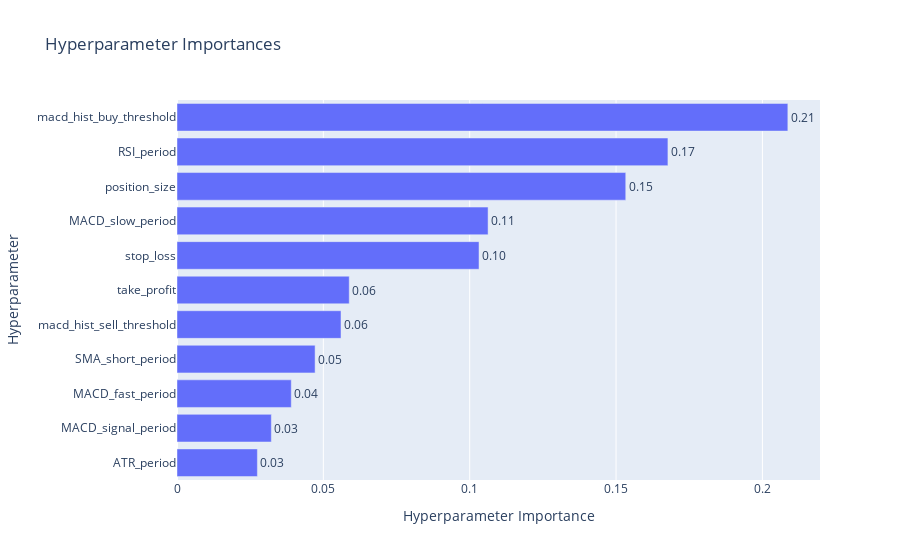

Notebook code for this chart:
### Code cell
opt.analyze_parameter_importance()
useless_params = opt.get_useless_parameters(threshold=0.01)
opt.plot_importance()  # Graphique interactif

### Figure 1 — Plotly figure (JSON) as saved in the notebook; plotly's stock layout.template omitted (floating-point values rounded to 4 significant figures)
{"data": [{"cliponaxis": false, "hovertemplate": ["ATR_period (IntDistribution): 0.027465965978794197<extra></extra>", "MACD_signal_period (IntDistribution): 0.032229461141135<extra></extra>", "MACD_fast_period (IntDistribution): 0.039040855876854<extra></extra>", "SMA_short_period (IntDistribution): 0.0471818569743828<extra></extra>", "macd_hist_sell_threshold (FloatDistribution): 0.05603293887782751<extra></extra>", "take_profit (FloatDistribution): 0.05884641137868435<extra></extra>", "stop_loss (FloatDistribution): 0.10318549522829455<extra></extra>", "MACD_slow_period (IntDistribution): 0.1062804079643874<extra></extra>", "position_size (FloatDistribution): 0.1533185937129636<extra></extra>", "RSI_period (IntDistribution): 0.16772334112086157<extra></extra>", "macd_hist_buy_threshold (FloatDistribution): 0.2086946717458153<extra></extra>"], "name": "Objective Value", "orientation": "h", "text": ["0.03", "0.03", "0.04", "0.05", "0.06", "0.06", "0.10", "0.11", "0.15", "0.17", "0.21"], "textposition": "outside", "type": "bar", "x": [0.02747, 0.03223, 0.03904, 0.04718, 0.05603, 0.05885, 0.1032, 0.1063, 0.1533, 0.1677, 0.2087], "y": ["ATR_period", "MACD_signal_period", "MACD_fast_period", "SMA_short_period", "macd_hist_sell_threshold", "take_profit", "stop_loss", "MACD_slow_period", "position_size", "RSI_period", "macd_hist_buy_threshold"]}], "layout": {"title": {"text": "Hyperparameter Importances"}, "xaxis": {"title": {"text": "Hyperparameter Importance"}}, "yaxis": {"title": {"text": "Hyperparameter"}}}}
